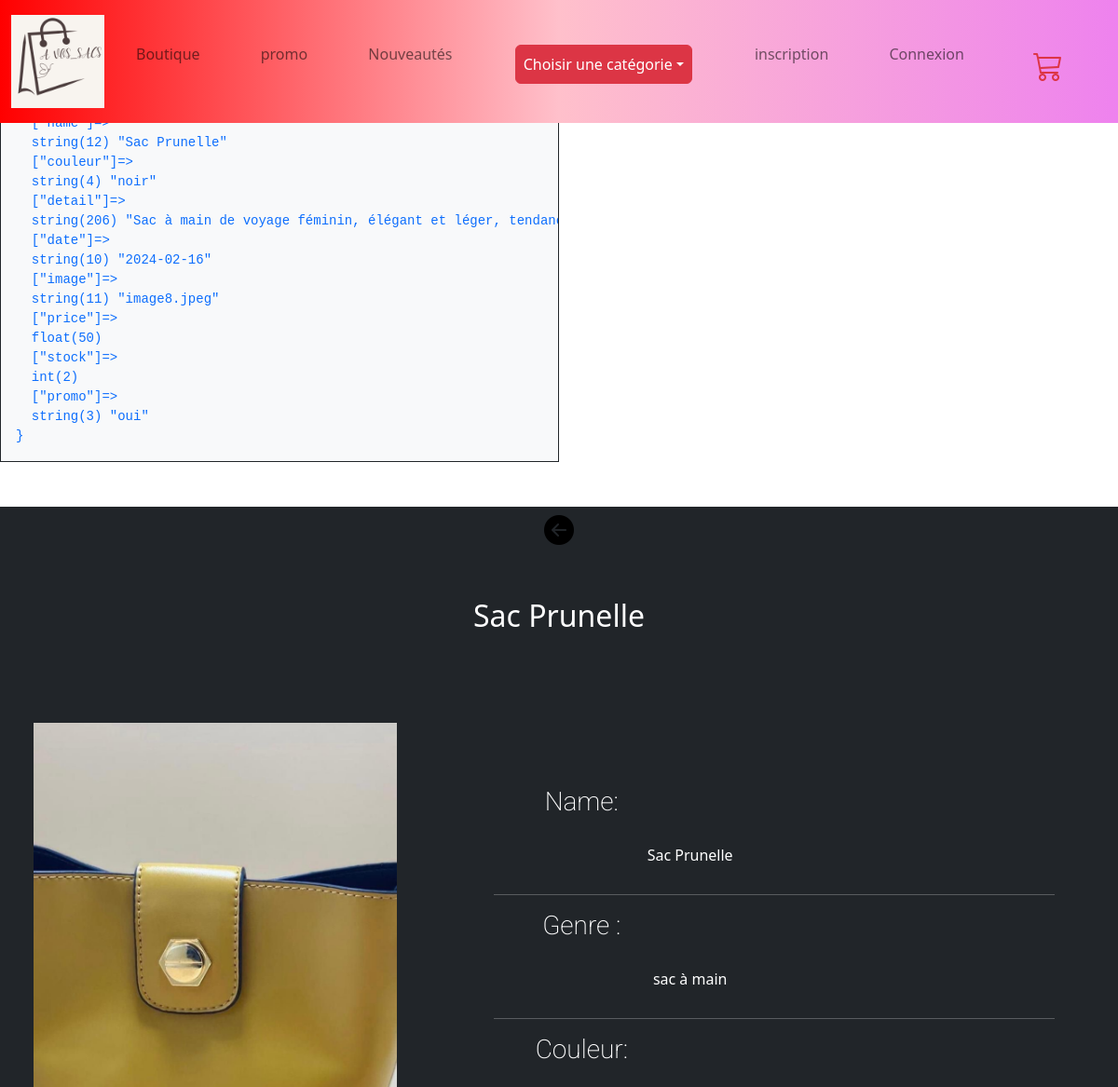
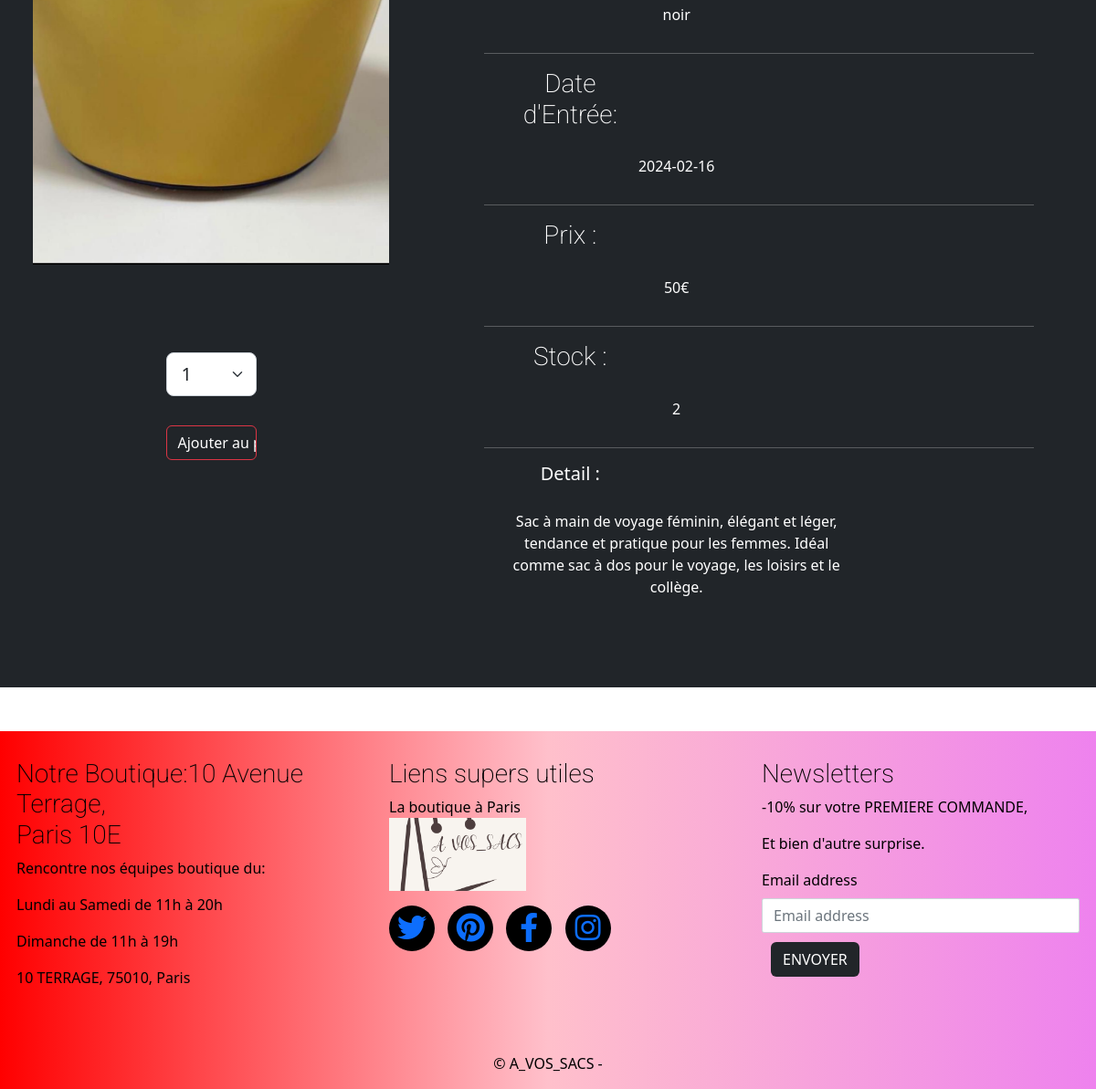
Screenshot of /showProduits.php?id_produit=1 with the database file from the repository (2 pictures, top to bottom).
### tables this page shows
CREATE TABLE `produits` (
  `id_produit` int NOT NULL,
  `category_id` int DEFAULT NULL,
  `name` varchar(100) NOT NULL,
  `couleur` enum('multi','rose','noir','marron','vert','bleu') NOT NULL,
  `detail` text NOT NULL,
  `date` date NOT NULL,
  `image` varchar(255) NOT NULL,
  `price` float NOT NULL,
  `stock` int NOT NULL,
  `promo` enum('oui','non') NOT NULL DEFAULT 'non'
);

CREATE TABLE `categories` (
  `id_category` int NOT NULL,
  `name` varchar(50) NOT NULL,
  `description` varchar(255) NOT NULL
);

### showProduits.php (the view, shortened to what this page needs)
<?php
require_once "inc/functions.inc.php";
if (!empty($_GET)) {
    $idProduit = htmlentities($_GET['id_produit']);
    $produit = showProduits($idProduit);
    if ($_GET['id_produit'] != $produit['id_produit']) {
        header("location:" . RACINE_SITE . "nouveau.php");
    } else {
        $category = showCategory($produit['category_id']);
        $categoryName = $category['name'];
    }
}
require_once "inc/header.inc.php";
?>
<main class="mt-5">
    <div class="produit bg-dark text-white">
        <div class="back">
            <a href="<?= RACINE_SITE . "index.php" ?>"><i class="bi bi-arrow-left-circle-fill"></i></a>
        </div>
        <div class="cardDetails row mt-5">
            <h2 class="text-center mb-5"><?= ucfirst($produit['name']) ?></h2>
            <div class="col-12 col-xl-5 row p-5">
                <img src="<?= RACINE_SITE . "assets/img/" . $produit['image'] ?>" alt="image du sac">
                <div class="col-12 mt-5">
                    <form action="<?= RACINE_SITE . 'panier/panier.php' ?>" method="POST" enctype="multipart/form-data" class="w-50 m-auto row justify-content-center p-5">
                        <select name="quantity" class="form-select form-select-lg mb-3" aria-label=".form-select-lg example">
                            <?php for ($i = 1; $i <= $produit['stock']; $i++) { ?>
                                <option value="<?= $i ?>"><?= $i ?></option>
                            <?php } ?>
                        </select>
                        <input class="btn btn-outline-danger mt-3 w-100" type="submit" value="Ajouter au panier" name="ajout_panier" id="addCart">
                    </form>
                </div>
            </div>
            <div class="detailsContent  col-md-7 p-5">
                <div class="container mt-5">
                    <div class="row">
                        <h3 class="col-4"><span>Name:</span></h3>
                        <ul class="col-8">
                            <li><?= ucfirst($produit['name']) ?></li>
                        </ul>
                        <hr>
                    </div>
                    <div class="row">
                        <h3 class="col-4"><span>Genre : </span></h3>
                        <ul class="col-8">
                            <li><?= $categoryName ?></li>
                        </ul>
                        <hr>
                    </div>
                    <div class="row">
                        <h3 class="col-4"><span>Couleur: </span></h3>
                        <ul class="col-8">
                            <li><?= $produit['couleur']?></li>
                        </ul>
                        <hr>
                    </div>
                    <div class="row">
                        <h3 class="col-4"><span>Date d'Entrée:</span></h3>
                        <ul class="col-8">
                            <li><?= $produit['date'] ?></li>
                        </ul>
                        <hr>
                    </div>
                    <div class="row">
                        <h3 class="col-4"><span>Prix : </span></h3>
                        <ul class="col-8">
                            <li><?= $produit['price'] ?>€</li>
                        </ul>
                        <hr>
                    </div>
                    <div class="row">
                        <h3 class="col-4"><span>Stock :</span> </h3>
                        <ul class="col-8">
                            <li><?= $produit['stock'] ?></li>
                        </ul>
                        <hr>
                    </div>
                    <div class="row">
                        <h5 class="col-4"><span>Detail :</span></h5>
                        <ul class="col-8">
                            <li><?= html_entity_decode($produit['detail']) ?></li>
                        </ul>
                    </div>
                </div>
            </div>
        </div>
    </div>
</main>
<?php
require_once "inc/footer.inc.php";
?>

### assets/css/style.css (style rules this page uses)
* { box-sizing: border-box; margin: 0; padding: 0; }
img { max-width: 100%; aspect-ratio: 1/1.3; object-fit: cover; }
h3 { font-family: roboto; font-weight: 200; }
main { margin-top: 10em; }
ul { margin: 10px; padding: 20px; }
a { text-decoration: none; }
.bi { font-size: 2rem; color: #000; display: flex; justify-content: center; align-items: center; border-radius: 50%; height: 50px; width: 50px; margin: auto; }
.btn { color: #fff; margin: 10px; }
.col-4 { width: 31.333333%; }
.row { display: flex; }
.container { margin: auto; text-align: center; padding: 20px; }
li { list-style: none; }
form { color: white; border-radius: 20px; }
select { background-color: #fff; text-align: left !important; }

### rows the page displays
produits: name "Sac Prunelle", image (picture), couleur "noir", date "2024-02-16", price "50", stock "2", detail "Sac à main de voyage féminin, élégant et léger, tendance et pratique pour les femmes. Idéal comme sac à dos pour le voyage, les loisirs et le collège."
categories: name "sac à main"

### other values shown
form field quantity "1"
